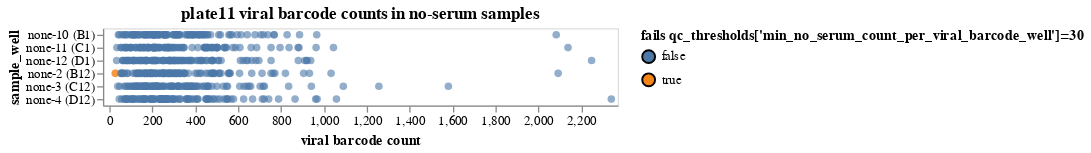

Notebook source saved alongside this figure:
### Markdown cell above
Compute and plot the no-serum sample viral barcode counts and check if they pass the QC filters.

### Code cell
no_serum_counts = (
    counts.query("serum == 'none'")
    .query("not neut_standard")
    .merge(neut_standard_counts, validate="many_to_one")[
        ["barcode", "strain", "well", "sample_well", "count", "neut_standard_count"]
    ]
    .assign(
        fails_qc=lambda x: (
            x["count"] <= qc_thresholds["min_no_serum_count_per_viral_barcode_well"]
        ),
    )
)

strains = sorted(no_serum_counts["strain"].unique())
strain_selection_dropdown = alt.selection_point(
    fields=["strain"],
    bind=alt.binding_select(
        options=[None] + strains, labels=["all"] + strains, name="virus strain",
    ),
)

# make chart
no_serum_counts_chart = (
    alt.Chart(no_serum_counts)
    .add_params(barcode_selection, strain_selection_dropdown)
    .transform_filter(strain_selection_dropdown)
    .encode(
        alt.X(
            "count", title="viral barcode count", scale=alt.Scale(nice=False, padding=5)
        ),
        alt.Y("sample_well", sort=sample_wells),
        alt.Fill(
            "fails_qc",
            title=f"fails {qc_thresholds['min_no_serum_count_per_viral_barcode_well']=}",
            legend=alt.Legend(titleLimit=500),
        ),
        strokeWidth=alt.condition(barcode_selection, alt.value(2), alt.value(0)),
        size=alt.condition(barcode_selection, alt.value(60), alt.value(35)),
        tooltip=no_serum_counts.columns.tolist(),
    )
    .mark_circle(fillOpacity=0.6, stroke="black", strokeOpacity=1)
    .properties(
        height=alt.Step(10),
        width=400,
        title=f"{plate} viral barcode counts in no-serum samples",
    )
    .configure_axis(grid=False)
    .configure_legend(titleLimit=1000)
    .interactive()
)

display(no_serum_counts_chart)

# drop barcode / wells failing QC
min_no_serum_count_per_viral_barcode_well_drops = list(
    no_serum_counts.query("fails_qc")[["barcode", "well"]].itertuples(index=False, name=None)
)
print(
    f"\nDropping {len(min_no_serum_count_per_viral_barcode_well_drops)} barcode-wells for failing "
    f"{qc_thresholds['min_no_serum_count_per_viral_barcode_well']=}: "
    + str(min_no_serum_count_per_viral_barcode_well_drops)
)
qc_drops["barcode_wells"].update(
    {w: "min_no_serum_count_per_viral_barcode_well" for w in min_no_serum_count_per_viral_barcode_well_drops}
)
no_serum_counts = no_serum_counts[
    ~no_serum_counts.assign(
        barcode_well=lambda x: x.apply(lambda r: (r["barcode"], r["well"]), axis=1)
    )
    ["barcode_well"]
    .isin(qc_drops["barcode_wells"])
]
counts = counts[
    ~counts.assign(
        barcode_well=lambda x: x.apply(lambda r: (r["barcode"], r["well"]), axis=1)
    )
    ["barcode_well"]
    .isin(qc_drops["barcode_wells"])
]

### Figure 1 — Vega-Lite specification as saved in the notebook (floating-point values rounded to 4 significant figures; data arrays with more than 128 entries replaced by an {"elided": "..."} marker saying what was removed)
{"config": {"view": {"continuousWidth": 300, "continuousHeight": 300}, "axis": {"grid": false}, "legend": {"titleLimit": 1000}}, "data": {"name": "data-1976abdcc0f95b550bf0cabb0fc14ede"}, "mark": {"type": "circle", "fillOpacity": 0.6, "stroke": "black", "strokeOpacity": 1}, "encoding": {"fill": {"field": "fails_qc", "legend": {"titleLimit": 500}, "title": "fails qc_thresholds['min_no_serum_count_per_viral_barcode_well']=30", "type": "nominal"}, "size": {"condition": {"param": "param_2", "value": 60, "empty": false}, "value": 35}, "strokeWidth": {"condition": {"param": "param_2", "value": 2, "empty": false}, "value": 0}, "tooltip": [{"field": "barcode", "type": "nominal"}, {"field": "strain", "type": "nominal"}, {"field": "well", "type": "nominal"}, {"field": "sample_well", "type": "nominal"}, {"field": "count", "type": "quantitative"}, {"field": "neut_standard_count", "type": "quantitative"}, {"field": "fails_qc", "type": "nominal"}], "x": {"field": "count", "scale": {"nice": false, "padding": 5}, "title": "viral barcode count", "type": "quantitative"}, "y": {"field": "sample_well", "sort": {"elided": "144 str values"}, "type": "nominal"}}, "height": {"step": 10}, "params": [{"name": "param_2", "select": {"type": "point", "fields": ["barcode"], "on": "mouseover"}}, {"name": "param_5", "select": {"type": "point", "fields": ["strain"]}, "bind": {"input": "select", "options": [null, "A/Bangladesh/2221/2021", "A/Bangladesh/3210810034/2021", "A/Bangladesh/8002/2021", "A/Bangladesh/8036/2021", "A/Belgium/H0017/2022", "A/Belgium/H0038/2022", "A/Brisbane/02/2018", "A/Brisbane/48/2022", "A/California/07/2009", "A/Chester/5355/2022", "A/Cote_DIvoire/1448/2021", "A/England/220200318/2022", "A/Ghana/138/2020", "A/Ghana/2080/2020", "A/Hawaii/70/2019", "A/India-PUN-NIV328484/2021", "A/India-Pune-Nivcov2221170/2022", "A/India/Pun-NIV312851/2021", "A/Michigan/19/2021", "A/Michigan/45/2015", "A/Newcastle/2/2022", "A/Niger/10217/2021", "A/Nimes/871/2021", "A/Norway/25089/2022", "A/Paris/30353/2021", "A/Paris/31196/2021", "A/Perth/1/2022", "A/SouthAfrica/R14850/2021", "A/SouthAfrica/R16462/2021", "A/Sydney/43/2022", "A/Togo/0274/2021", "A/Togo/0304/2021", "A/Togo/845/2020", "A/Utah/27/2022", "A/Washington/23/2020", "A/Wisconsin/588/2019"], "labels": ["all", "A/Bangladesh/2221/2021", "A/Bangladesh/3210810034/2021", "A/Bangladesh/8002/2021", "A/Bangladesh/8036/2021", "A/Belgium/H0017/2022", "A/Belgium/H0038/2022", "A/Brisbane/02/2018", "A/Brisbane/48/2022", "A/California/07/2009", "A/Chester/5355/2022", "A/Cote_DIvoire/1448/2021", "A/England/220200318/2022", "A/Ghana/138/2020", "A/Ghana/2080/2020", "A/Hawaii/70/2019", "A/India-PUN-NIV328484/2021", "A/India-Pune-Nivcov2221170/2022", "A/India/Pun-NIV312851/2021", "A/Michigan/19/2021", "A/Michigan/45/2015", "A/Newcastle/2/2022", "A/Niger/10217/2021", "A/Nimes/871/2021", "A/Norway/25089/2022", "A/Paris/30353/2021", "A/Paris/31196/2021", "A/Perth/1/2022", "A/SouthAfrica/R14850/2021", "A/SouthAfrica/R16462/2021", "A/Sydney/43/2022", "A/Togo/0274/2021", "A/Togo/0304/2021", "A/Togo/845/2020", "A/Utah/27/2022", "A/Washington/23/2020", "A/Wisconsin/588/2019"], "name": "virus strain"}}, {"name": "param_6", "select": {"type": "interval", "encodings": ["x", "y"]}, "bind": "scales"}], "title": "plate11 viral barcode counts in no-serum samples", "transform": [{"filter": {"param": "param_5"}}], "width": 400, "$schema": "https://vega.github.io/schema/vega-lite/v5.16.3.json", "datasets": {"data-1976abdcc0f95b550bf0cabb0fc14ede": {"elided": "660 records"}}}
